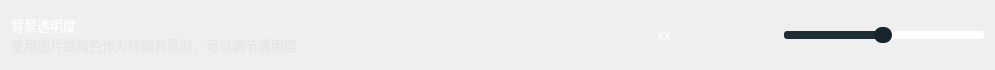
                  <widget class="QWidget" name="verticalWidget_29" native="true">
                   <property name="minimumSize">
                    <size>
                     <width>0</width>
                     <height>70</height>
                    </size>
                   </property>
                   <property name="maximumSize">
                    <size>
                     <width>16777215</width>
                     <height>70</height>
                    </size>
                   </property>
                   <property name="styleSheet">
                    <string notr="true">#verticalWidget_29{
	border: 1px solid rgba(197, 197, 197,50);
	
	background-color: rgba(255, 255, 255, 20);
	border-radius: 5px;
}</string>
                   </property>
                   <layout class="QHBoxLayout" name="horizontalLayout_38">
                    <item>
                     <widget class="QWidget" name="horizontalWidget_28" native="true">
                      <property name="minimumSize">
                       <size>
                        <width>0</width>
                        <height>40</height>
                       </size>
                      </property>
                      <property name="maximumSize">
                       <size>
                        <width>16777215</width>
                        <height>40</height>
                       </size>
                      </property>
                      <layout class="QVBoxLayout" name="verticalLayout_33">
                       <property name="spacing">
                        <number>0</number>
                       </property>
                       <property name="leftMargin">
                        <number>0</number>
                       </property>
                       <property name="topMargin">
                        <number>0</number>
                       </property>
                       <property name="rightMargin">
                        <number>0</number>
                       </property>
                       <property name="bottomMargin">
                        <number>0</number>
                       </property>
                       <item>
                        <widget class="QLabel" name="label_backgroundTransparency">
                         <property name="font">
                          <font>
                           <family>OPPOSans B</family>
                           <pointsize>10</pointsize>
                           <stylestrategy>PreferAntialias</stylestrategy>
                          </font>
                         </property>
                         <property name="styleSheet">
                          <string notr="true">color: rgb(255, 255, 255);</string>
                         </property>
                         <property name="text">
                          <string>背景透明度</string>
                         </property>
                        </widget>
                       </item>
                       <item>
                        <widget class="QLabel" name="label_backgroundTransparency_tip">
                         <property name="minimumSize">
                          <size>
                           <width>0</width>
                           <height>20</height>
                          </size>
                         </property>
                         <property name="maximumSize">
                          <size>
                           <width>16777215</width>
                           <height>20</height>
                          </size>
                         </property>
                         <property name="font">
                          <font>
                           <family>OPPOSans B</family>
                           <pointsize>10</pointsize>
                           <stylestrategy>PreferAntialias</stylestrategy>
                          </font>
                         </property>
                         <property name="styleSheet">
                          <string notr="true">color: rgba(223, 223, 223, 150);</string>
                         </property>
                         <property name="text">
                          <string>使用图片或纯色作为终端背景时，可以调节透明度</string>
                         </property>
                        </widget>
                       </item>
                      </layout>
                     </widget>
                    </item>
                    <item>
                     <spacer name="horizontalSpacer_67">
                      <property name="orientation">
                       <enum>Qt::Horizontal</enum>
                      </property>
                      <property name="sizeHint" stdset="0">
                       <size>
                        <width>352</width>
                        <height>20</height>
                       </size>
                      </property>
                     </spacer>
                    </item>
                    <item>
                     <widget class="QLineEdit" name="lineEdit_backgroundTransparency">
                      <property name="font">
                       <font>
                        <family>OPPOSans B</family>
                        <pointsize>10</pointsize>
                        <stylestrategy>PreferAntialias</stylestrategy>
                       </font>
                      </property>
                      <property name="styleSheet">
                       <string notr="true">QLineEdit{
color: rgb(255, 255, 255);
border-radius: 14px;
	background-color: rgba(255, 255, 255, 0);
border: 0px solid rgba(255, 255, 255, 0);
}</string>
                      </property>
                      <property name="text">
                       <string>xx</string>
                      </property>
                      <property name="readOnly">
                       <bool>true</bool>
                      </property>
                     </widget>
                    </item>
                    <item>
                     <widget class="QSlider" name="horizontalSlider_backgroundTransparency">
                      <property name="sizePolicy">
                       <sizepolicy hsizetype="Expanding" vsizetype="Fixed">
                        <horstretch>0</horstretch>
                        <verstretch>0</verstretch>
                       </sizepolicy>
                      </property>
                      <property name="minimumSize">
                       <size>
                        <width>200</width>
                        <height>22</height>
                       </size>
                      </property>
                      <property name="maximumSize">
                       <size>
                        <width>200</width>
                        <height>22</height>
                       </size>
                      </property>
                      <property name="styleSheet">
                       <string notr="true">QSlider::groove:horizontal {
border: 0px solid #bbb;
}
QSlider::sub-page:horizontal {
background: #1e2d36;
border-radius: 3px;
margin-top:7px;
margin-bottom:7px;
}
QSlider::add-page:horizontal {
background: rgb(255,255, 255);
border: 0px solid #777;
border-radius: 3px;
margin-top:7px;
margin-bottom:7px;
}
QSlider::handle:horizontal {
background: #19252d;
border: 0px solid rgba(102,102,102,102);
border-radius: 8px;
width: 18px;
height:10px;
margin-top:3px;
margin-bottom:3px;
}
QSlider::handle:horizontal:hover {
background: #19252d;
border: 0px solid rgba(102,102,102,102);
border-radius: 8px;
width: 18px;
height:10px;
}
QSlider::sub-page:horizontal:disabled {
background: #bbb;
border-color: #999;
}
QSlider::add-page:horizontal:disabled {
background: #eee;
border-color: #999;
}
QSlider::handle:horizontal:disabled {
background: #eee;
border: 1px solid #aaa;
border-radius: 4px;
}
</string>
                      </property>
                      <property name="value">
                       <number>49</number>
                      </property>
                      <property name="orientation">
                       <enum>Qt::Horizontal</enum>
                      </property>
                     </widget>
                    </item>
                   </layout>
                  </widget>
